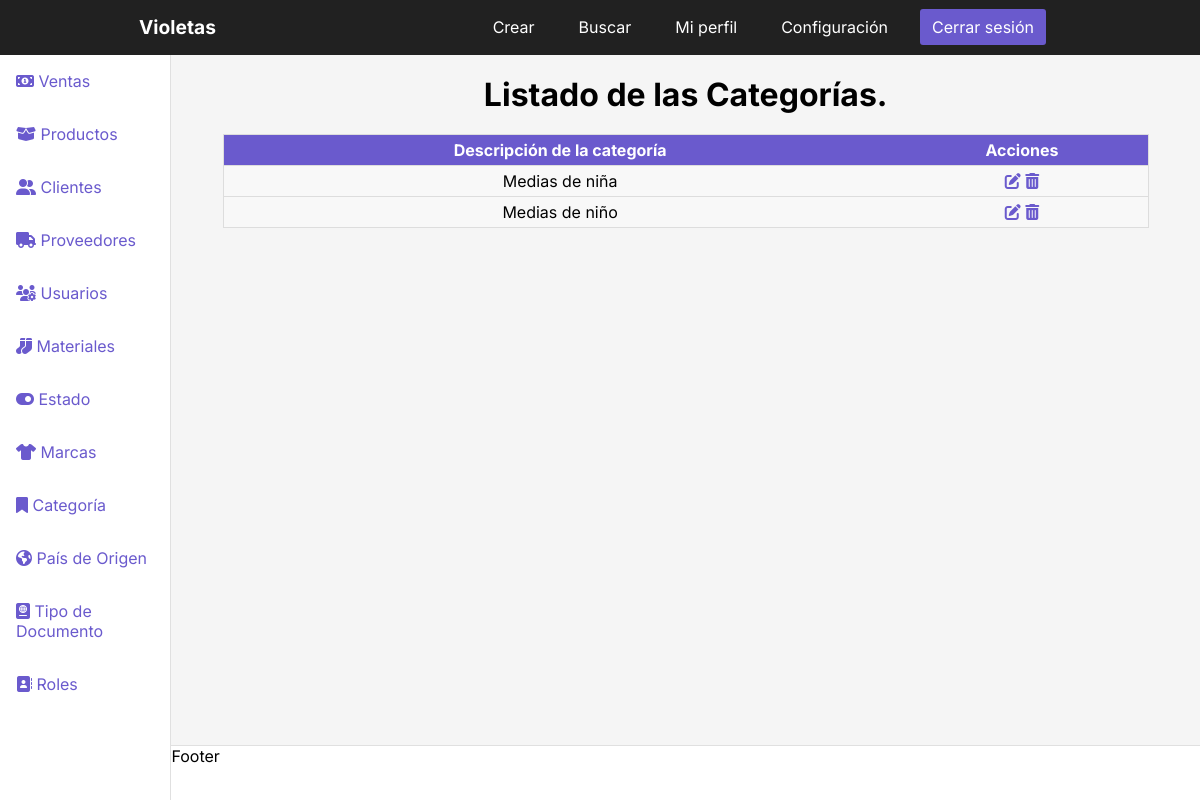
Page /dashboardcategorias on the committed database.
### InventoryApp/models.py (models this page shows, shortened)
class Categorias(models.Model):
    DescripcionCategoria = models.CharField('Descripción de la categoría', max_length = 100)
    class Meta:
        verbose_name = 'Categoría'
        verbose_name_plural = 'Categorías'
        db_table = 'categorias'
        ordering = ['id']

### Project/views.py (the view)
# urls.py: path('dashboardcategorias', views.dashboardcategorias, name='dashcategoria'), # Registro creado
def dashboardcategorias(request):
    categorias = (Categorias.objects.all()) # Creo variable que traiga todos los datos de la tabla Categorias.
    return render(request, 'dashboardcategorias.html', {
        'categorias' : categorias # Con este código busco todos los datos de la tabla Categorias y los envío a la vista.
} )

### Templates/dashboardcategorias.html (shortened to what this page needs)
{% load static %}
<!DOCTYPE html>
<html lang="en">
<head>
    <link rel="stylesheet" href="{% static 'CSS/stylesdashboard.css' %}">
</head>
<body>
    <div class="container">
        <header class="header">
            <nav class="nav">
                <a href="#" class="logo nav-link">Violetas</a>
                <ul class="nav-menu nav-menu-visible">
                    <li class="nav-menu-item"><a href="{% url 'createcategorias' %}" class="nav-menu-link nav-link">Crear</a></li>
                    <li class="nav-menu-item"><a href="#" class="nav-menu-link nav-link">Buscar</a></li>
                    <li class="nav-menu-item"><a href="#" class="nav-menu-link nav-link">Mi perfil</a></li>
                    <li class="nav-menu-item"><a href="#" class="nav-menu-link nav-link">Configuración</a></li>
                    <li class="nav-menu-item"><a href="#" onclick="cerrarSesion()" class="nav-menu-link nav-link nav-link-sign-out">Cerrar sesión</a></li>
                </ul>
            </nav>
        </header>
        <div class="sidebar">
            <ul>
                <li><a href="{% url 'dashventas' %}">
                    <span class="icon"><i class="fas fa-money-bill-alt"></i></span>
                    <span class="title">Ventas</span>
                </a></li>
                <li><a href="{% url 'dashproductos' %}">
                    <span class="icon"><i class="fas fa-box-open"></i></span>
                    <span class="title">Productos</span>
                </a></li>
                <li><a href="{% url 'dashclientes' %}">
                    <span class="icon"><i class="fas fa-user-friends"></i></span>
                    <span class="title">Clientes</span>
                </a></li>
                <li><a href="{% url 'dashproveedores' %}">
                    <span class="icon"><i class="fas fa-truck"></i></span>
                    <span class="title">Proveedores</span>
                </a></li>
                <li><a href="{% url 'dashusuarios' %}">
                    <span class="icon"><i class="fas fa-users-cog"></i></span>
                    <span class="title">Usuarios</span>
                </a></li>
                <li><a href="{% url 'dashmateriales' %}">
                    <span class="icon"><i class="fas fa-socks"></i></span>
                    <span class="title">Materiales</span>
                </a></li>
                <li><a href="{% url 'dashestado' %}">
                    <span class="icon"><i class="fas fa-toggle-on"></i></span>
                    <span class="title">Estado</span>
                </a></li>
                <li><a href="{% url 'dashmarcas' %}">
                    <span class="icon"><i class="fas fa-tshirt"></i></span>
                    <span class="title">Marcas</span>
                </a></li>
                <li><a href="{% url 'dashcategoria' %}">
                    <span class="icon"><i class="fas fa-bookmark"></i></span>
                    <span class="title">Categoría</span>
                </a></li>
                <li><a href="{% url 'dashpais' %}">
                    <span class="icon"><i class="fas fa-globe-americas"></i></span>
                    <span class="title">País de Origen</span>
                </a></li>
                <li><a href="{% url 'dashtipodoc' %}">
                    <span class="icon"><i class="fas fa-passport"></i></span>
                    <span class="title">Tipo de Documento</span>
                </a></li>
                <li><a href="{% url 'dashroles' %}">
                    <span class="icon"><i class="fas fa-address-book"></i></span>
                    <span class="title">Roles</span>
                </a></li>
            </ul>
        </div>
        <main>
            <h1>Listado de las Categorías.</h1>
            <table class="table">
                <thead>
                    <tr>
                        <th>Descripción de la categoría</th>
                        <th>Acciones</th>
                    </tr>
                </thead>
                <tbody>
                    {% for categorias in categorias %}
                    <tr>
                        <td data-label="Descripción de la categoría">{{categorias.DescripcionCategoria}}</td>
                        <td data-label="Gestión">
                            <a href="{% url 'updatecategorias' categorias.id %}"><i class="fas fa-edit"></i></a>
                            <a href="#" onclick="eliminarCategoria({{ categorias.id }})"><i class="fas fa-trash-alt"></i></a>
                        </td>
                    </tr>
                    {% endfor %}
                </tbody>
            </table>
        </main>
        <footer>Footer</footer>
      </div>
</body>
</html>

### Static/CSS/stylesdashboard.css (style rules this page uses)
* { padding: 0; margin: 0; }
body { font-family: "Inter", sans-serif; }
.header { background-color: #212121; height: 55px; position: fixed; width: 100%; top: 0; left: 0; }
.nav { display: flex; justify-content: space-between; max-width: 992px; margin: 0 auto; }
.nav-link { color: #fff; text-decoration: none; }
.logo { font-size: 1.2rem; font-weight: bold; padding: 0 35px; line-height: 55px; color: #fff; }
nav { color: #fff; grid-area: nav; }
.nav-menu { display: flex; margin-right: 40px; list-style: none; }
.nav-menu-item { font-size: 1rem; margin: 0 10px; line-height: 55px; width: max-content; }
.nav-menu-link { padding: 8px 12px; border-radius: 3px; }
.nav-link-sign-out { color: #fff; background-color: #6a5acd; }
.container { display: grid; height: 100vh; grid-template-columns: 0.5fr 1fr 1fr 1fr; grid-template-rows: 0.2fr 1.5fr 1fr 0.2fr; grid-template-areas: "nav nav nav nav" "sidebar main main main" "sidebar main main main" "sidebar footer footer footer"; font-size: 1em; color: #000; }
main { background: #F5F5F5; grid-area: main; display: table; }
main h1 { font-size: 2rem; font-weight: bold; margin-top: 20px; text-align: center; }
.sidebar { background: #fff; color: #000; grid-area: sidebar; border-right: 1px solid #e0e0e0; overflow-y: auto; }
.sidebar ul li a { display: block; padding: 16px; margin-bottom: 1px; text-decoration: none; color: #6a5acd; }
footer { background: #fff; grid-area: footer; border-top: 1px solid #e0e0e0; }
.table { width: 90%; margin: 0 auto; margin-top: 20px; border: 1px solid #ccc; border-collapse: collapse; padding: 0; }
.table tr { background-color: #f8f8f8; border: 1px solid #ddd; }
.table th, .table td { font-size: 1rem; padding: 5px; text-align: center; }
.table td { font-size: 1rem; text-align: center; }
.table thead th { background-color: #6a5acd; color: #fff; }
.table i { color: #6a5acd; }

### rows in the picture
Categorias: DescripcionCategoria "Medias de niña"
Categorias: DescripcionCategoria "Medias de niño"
